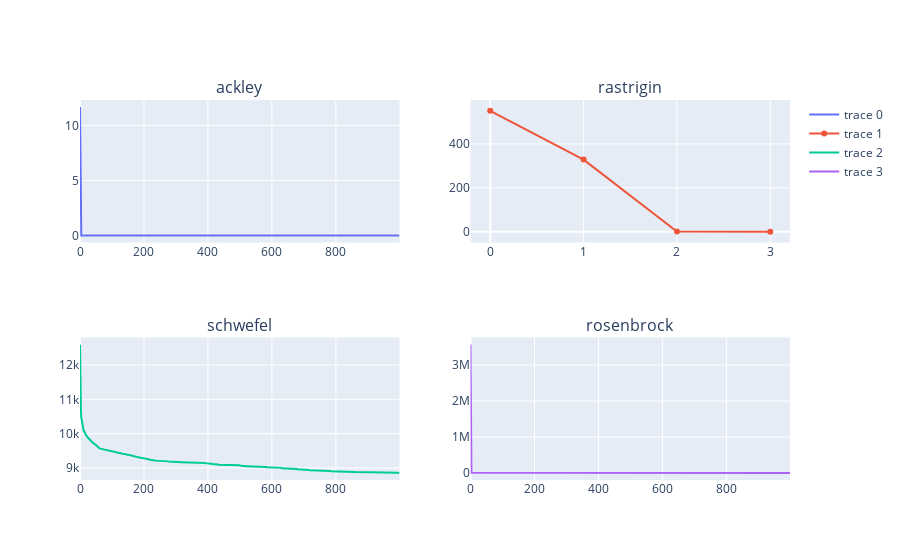

Notebook cell for this chart:
### Code cell
fig = make_subplots(rows=2, cols=2, subplot_titles=FUNCTIONS)

fig.add_trace(go.Scatter(y=[x['fitness_medio'] for x in ea_dict[FUNCTIONS[0]].geracoes]),row=1,col=1)
fig.add_trace(go.Scatter(y=[x['fitness_medio'] for x in ea_dict[FUNCTIONS[1]].geracoes]),row=1,col=2)
fig.add_trace(go.Scatter(y=[x['fitness_medio'] for x in ea_dict[FUNCTIONS[2]].geracoes]),row=2,col=1)
fig.add_trace(go.Scatter(y=[x['fitness_medio'] for x in ea_dict[FUNCTIONS[3]].geracoes]),row=2,col=2)

### Figure 1 — Plotly figure (JSON) as saved in the notebook; plotly's stock layout.template omitted (floating-point values rounded to 4 significant figures; data arrays with more than 128 entries replaced by an {"elided": "..."} marker saying what was removed)
{"data": [{"type": "scatter", "xaxis": "x", "y": {"elided": "1000 float values"}, "yaxis": "y"}, {"type": "scatter", "xaxis": "x2", "y": [550.4, 328.3, 0.008105, 0], "yaxis": "y2"}, {"type": "scatter", "xaxis": "x3", "y": {"elided": "1000 float values"}, "yaxis": "y3"}, {"type": "scatter", "xaxis": "x4", "y": {"elided": "1000 float values"}, "yaxis": "y4"}], "layout": {"annotations": [{"font": {"size": 16}, "showarrow": false, "text": "ackley", "x": 0.225, "xanchor": "center", "xref": "paper", "y": 1, "yanchor": "bottom", "yref": "paper"}, {"font": {"size": 16}, "showarrow": false, "text": "rastrigin", "x": 0.775, "xanchor": "center", "xref": "paper", "y": 1, "yanchor": "bottom", "yref": "paper"}, {"font": {"size": 16}, "showarrow": false, "text": "schwefel", "x": 0.225, "xanchor": "center", "xref": "paper", "y": 0.375, "yanchor": "bottom", "yref": "paper"}, {"font": {"size": 16}, "showarrow": false, "text": "rosenbrock", "x": 0.775, "xanchor": "center", "xref": "paper", "y": 0.375, "yanchor": "bottom", "yref": "paper"}], "xaxis": {"anchor": "y", "domain": [0, 0.45]}, "xaxis2": {"anchor": "y2", "domain": [0.55, 1]}, "xaxis3": {"anchor": "y3", "domain": [0, 0.45]}, "xaxis4": {"anchor": "y4", "domain": [0.55, 1]}, "yaxis": {"anchor": "x", "domain": [0.625, 1]}, "yaxis2": {"anchor": "x2", "domain": [0.625, 1]}, "yaxis3": {"anchor": "x3", "domain": [0, 0.375]}, "yaxis4": {"anchor": "x4", "domain": [0, 0.375]}}}
